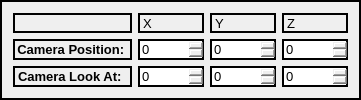
        <widget class="QFrame" name="frame_6">
         <property name="styleSheet">
          <string notr="true">border: 2px solid black;</string>
         </property>
         <property name="frameShape">
          <enum>QFrame::StyledPanel</enum>
         </property>
         <property name="frameShadow">
          <enum>QFrame::Raised</enum>
         </property>
         <layout class="QGridLayout" name="gridLayout_7">
          <item row="0" column="0">
           <layout class="QGridLayout" name="camPosGrid">
            <item row="1" column="1">
             <widget class="QSpinBox" name="camPosXspinBox">
              <property name="font">
               <font>
                <pointsize>10</pointsize>
               </font>
              </property>
              <property name="minimum">
               <number>-20000</number>
              </property>
              <property name="maximum">
               <number>20000</number>
              </property>
             </widget>
            </item>
            <item row="1" column="0">
             <widget class="QLabel" name="camPosLabel">
              <property name="font">
               <font>
                <pointsize>10</pointsize>
                <bold>true</bold>
                <underline>false</underline>
               </font>
              </property>
              <property name="text">
               <string>Camera Position: </string>
              </property>
              <property name="alignment">
               <set>Qt::AlignCenter</set>
              </property>
             </widget>
            </item>
            <item row="1" column="3">
             <widget class="QSpinBox" name="camPosZspinBox">
              <property name="font">
               <font>
                <pointsize>10</pointsize>
               </font>
              </property>
              <property name="minimum">
               <number>-20000</number>
              </property>
              <property name="maximum">
               <number>20000</number>
              </property>
              <property name="value">
               <number>0</number>
              </property>
             </widget>
            </item>
            <item row="2" column="3">
             <widget class="QSpinBox" name="camLookZ">
              <property name="font">
               <font>
                <pointsize>10</pointsize>
               </font>
              </property>
              <property name="minimum">
               <number>-20000</number>
              </property>
              <property name="maximum">
               <number>20000</number>
              </property>
             </widget>
            </item>
            <item row="0" column="0">
             <widget class="QWidget" name="widget_14" native="true"/>
            </item>
            <item row="2" column="1">
             <widget class="QSpinBox" name="camLookX">
              <property name="font">
               <font>
                <pointsize>10</pointsize>
               </font>
              </property>
              <property name="minimum">
               <number>-20000</number>
              </property>
              <property name="maximum">
               <number>20000</number>
              </property>
             </widget>
            </item>
            <item row="0" column="2">
             <widget class="QLabel" name="camPosY">
              <property name="minimumSize">
               <size>
                <width>0</width>
                <height>20</height>
               </size>
              </property>
              <property name="font">
               <font>
                <pointsize>10</pointsize>
               </font>
              </property>
              <property name="text">
               <string>Y</string>
              </property>
             </widget>
            </item>
            <item row="2" column="0">
             <widget class="QLabel" name="camLookAtLabel">
              <property name="font">
               <font>
                <pointsize>10</pointsize>
                <bold>true</bold>
               </font>
              </property>
              <property name="text">
               <string>Camera Look At: </string>
              </property>
             </widget>
            </item>
            <item row="2" column="2">
             <widget class="QSpinBox" name="camLookY">
              <property name="font">
               <font>
                <pointsize>10</pointsize>
               </font>
              </property>
              <property name="minimum">
               <number>-20000</number>
              </property>
              <property name="maximum">
               <number>20000</number>
              </property>
             </widget>
            </item>
            <item row="0" column="1">
             <widget class="QLabel" name="camPosX">
              <property name="minimumSize">
               <size>
                <width>0</width>
                <height>20</height>
               </size>
              </property>
              <property name="font">
               <font>
                <pointsize>10</pointsize>
               </font>
              </property>
              <property name="text">
               <string>X</string>
              </property>
             </widget>
            </item>
            <item row="0" column="3">
             <widget class="QLabel" name="camPosZ">
              <property name="minimumSize">
               <size>
                <width>0</width>
                <height>20</height>
               </size>
              </property>
              <property name="font">
               <font>
                <pointsize>10</pointsize>
               </font>
              </property>
              <property name="text">
               <string>Z</string>
              </property>
             </widget>
            </item>
            <item row="1" column="2">
             <widget class="QSpinBox" name="camPosYspinBox">
              <property name="font">
               <font>
                <pointsize>10</pointsize>
               </font>
              </property>
              <property name="minimum">
               <number>-20000</number>
              </property>
              <property name="maximum">
               <number>20000</number>
              </property>
             </widget>
            </item>
           </layout>
          </item>
         </layout>
        </widget>
